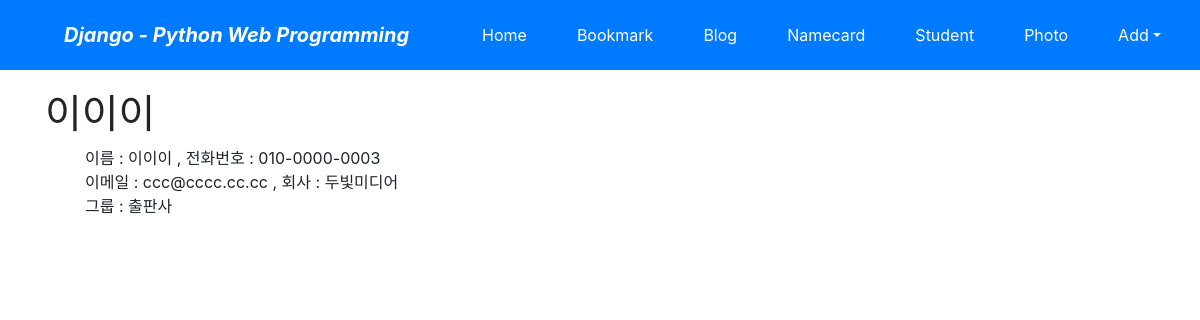
Page /namecard/1/ on the committed database.
### namecard/models.py (models this page shows, shortened)
class Namecard_TBL(models.Model):
    name=models.CharField('NAME',max_length=100,blank=False)
    tel = models.CharField('MOBILE',max_length=50,blank=False)
    company = models.CharField('COMPANY', max_length=50, blank=False)
    email = models.CharField('EMAIL', max_length=50, blank=False)
    group = models.CharField('GROUP', max_length=50, blank=False)
    create_dt = models.DateTimeField('CREATE DATE', auto_now_add=True)
    modify_dt = models.DateTimeField('MODIFY DATE', auto_now=True) # 현재 날짜 갱신
    birth_dt = models.DateTimeField('BIRTH DATE', auto_now=False)
    class Meta:
        ordering = ('group','name',)

### namecard/views.py (the view)
# urls.py: path('<int:pk>/',NamecardDV.as_view(model=Namecard_TBL),name='detail'),
class NamecardDV(DetailView): # NamecardDetail 클래스형 뷰 정의
    model = Namecard_TBL

### namecard/templates/namecard/namecard_tbl_detail.html (shortened to what this page needs)
{% extends "base.html" %}
{% block content %}
        <div id = "content">
            <h1>{{object.name}}</h1>
            <ul>
            이름 : {{object.name}} ,   전화번호 :   {{object.tel}}<br>
            이메일 : {{object.email}} ,   회사 :   {{object.company}}<br>
            그룹 : {{object.group}}
            </ul>
 {% endblock %}

### rows in the picture
Namecard_TBL: name "이이이", tel "010-0000-0003", email "ccc@cccc.cc.cc", company "두빛미디어", group "출판사"
